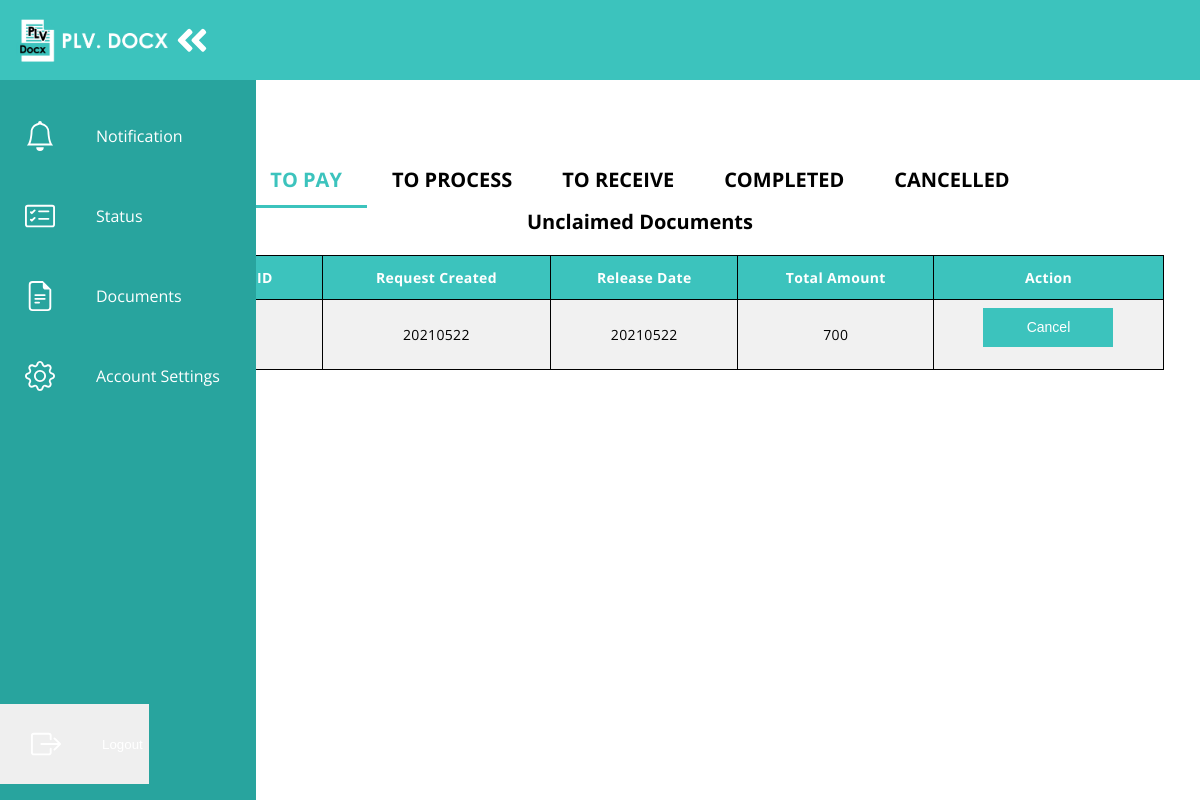
The app's page /student/status.php (signed in), older data.
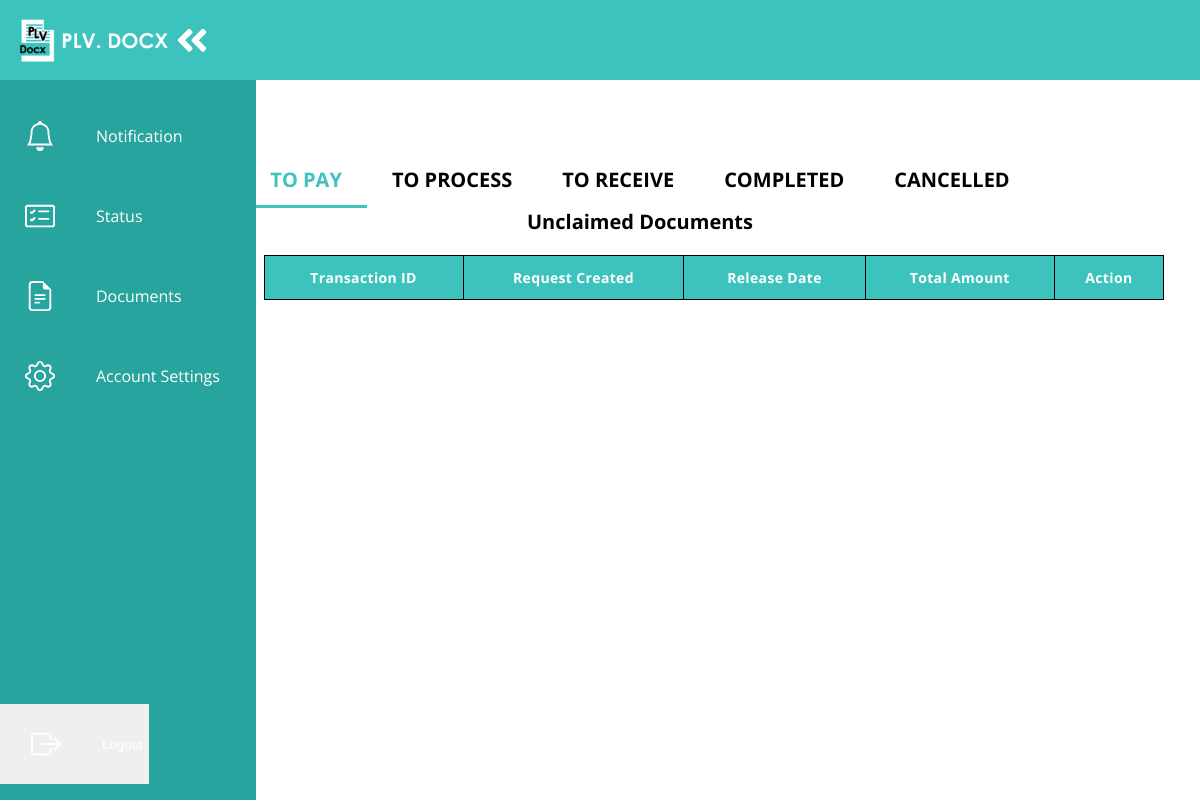
The same page, newer data.
### tables this page shows
CREATE TABLE `transactiondetailed_tbl` (
  `transactionDetailed_id` int(11) NOT NULL,
  `transactionMaster_id` int(11) NOT NULL,
  `document_id` int(11) NOT NULL,
  `document_quantity` int(11) NOT NULL,
  `document_pages` int(11) NOT NULL,
  `document_pricePerPage` int(11) NOT NULL,
  `document_subtotal` int(11) NOT NULL,
  `transaction_status` int(10) NOT NULL
);

CREATE TABLE `transactionmaster_tbl` (
  `transaction_id` int(11) NOT NULL,
  `student_id` int(11) NOT NULL,
  `employee_id` int(11) NOT NULL,
  `amount_total` int(11) NOT NULL,
  `amount_payment` int(11) NOT NULL,
  `transaction_date` int(11) NOT NULL,
  `transaction_dateFinished` int(11) NOT NULL,
  `isFinished` int(1) NOT NULL,
  `isCancelled` int(2) NOT NULL
);

### student/status.php (the view, shortened to what this page needs)
<html>
<head>
    <link rel="stylesheet" href="css/status.css"/>
    <link rel="stylesheet" href="css/table.css"/>
  </head>
  <body>
    <?php
      include('includes/navbar.php');
    ?>
    <main>
        <div class="mytabs">
            <label for="tabpay">TO PAY</label>
            <div class="tab">
            <div class="wrapper">
                    <div class="table-container">
                        <?php
                            $student_id = $_SESSION['student_id'];
                            $connection = mysqli_connect("localhost","root","","plvdocx_db");
                            $query = "SELECT  *
                                              from transactiondetailed_tbl
                                              inner join transactionmaster_tbl
                                              ON transactiondetailed_tbl.transactionMaster_id = transactionmaster_tbl.transaction_id
                                              inner join document_tbl
                                              on transactiondetailed_tbl.document_id = document_tbl.document_id
                                              WHERE transaction_status = 1 AND student_id = $student_id;
                            ";
                            $query_run = mysqli_query($connection, $query);
                        ?>
                            <table class="table">
                                <thead>
                                    <tr>
                                        <th>Transaction ID</th>
                                        <th>Request Created</th>
                                        <th>Release Date</th>
                                        <th>Total Amount</th>
                                        <th>Action</th>
                                    </tr>
                                </thead>
                                <tbody>
                                    <?php
                                        if(mysqli_num_rows($query_run) > 0){
                                            while($row = mysqli_fetch_assoc($query_run)){
                                    ?>
                                    <tr>
                                        <td data-label="Batch Type"><?php echo $row['transaction_id'] ?></td>
                                        <td data-label="Start Date"><?php echo $row['transaction_date'] ?></td>
                                        <td data-label="Start / End Time"><?php echo $row['transaction_dateFinished']?></td>
                                        <td data-label="Training Mode"><?php echo $row['amount_total'] ?></td>
                                        <td data-label="#">
                                        <div class="row">
                                            <div class="d-flex justify-content-around">
                                            <form action="code.php" method="post">
                                                <button type="submit" name="delete_btn" class="btn btn-danger ">Cancel</button>
                                            </form>
                                            </div>
                                        </div>
                                        </td>
                                    </tr>
                                    <?php
                                            }
                                        }
                                        else{
                                            echo "No Records Found";
                                        }
                                    ?>
                                </tbody>
                            </table>
                        </div>
                    </div>
            </div>
            <label for="tabprocess">TO PROCESS</label>
            <label for="tabreceive">TO RECEIVE</label>
            <label for="tabcompleted" >COMPLETED</label>
            <label for="tabcancelled">CANCELLED</label>
            <label for="tabunclaimed">Unclaimed Documents</label>
    </div>
    </main>
  </body>
  </html>

### student/includes/navbar.php (shortened to what this page needs)
<nav class="navbarCustom">
      <ul class="navbar-navCustom">
        <li class="logo">
          <a href="#" class="nav-linkCustom">
          </a>
        </li>
        <li class="nav-itemCustom">
          <a href="notification.php" class="nav-linkCustom">
          </a>
        </li>
        <li class="nav-itemCustom">
          <a href="status.php" class="nav-linkCustom">
          </a>
        </li>
        <li class="nav-itemCustom">
            <a href="studentDocs.php" id="document" class="nav-linkCustom">
            </a>
          </li>
        <li class="nav-itemCustom">
          <a href="accountsettings.php" class="nav-linkCustom">
          </a>
        </li>
        <li class="nav-itemCustom">
          <form action="logout.php" method="post">
            <button type="submit" name="logout_btn" class="nav-linkCustom">
            </button>
          </form>
        </li>
    </nav>
    <div class="secondNav">
      <ul>
        <li style="float:left"><a href="#about"> <img src="image/plvdocxiconleft.png" class="plvicon"></a></li>
      </ul>
    </div>

### student/css/status.css (style rules this page uses)
:root { font-size: 16px; font-family: 'Open Sans'; --text-primary: #b6b6b6; --text-secondary: #ececec; --bg-primary: #23232e; --bg-secondary: #141418; --transition-speed: 600ms; }
body { color: black; background-color: white; margin: 0; padding: 0; }
main { margin-left: 5rem; padding: 1rem; }
.navbarCustom { position: fixed; background-color: #28A49E; transition: width 600ms ease; overflow: hidden; z-index: 3; }
.navbar-navCustom { list-style: none; padding: 0; margin: 0; display: flex; flex-direction: column; align-items: center; height: 100%; }
.nav-itemCustom { width: 100%; }
.nav-itemCustom:last-child { margin-top: auto; }
.nav-linkCustom { display: flex; align-items: center; height: 5rem; color: white; text-decoration: none; filter: white opacity(0.7); transition: var(--transition-speed); }
.nav-linkCustom svg { width: 2rem; min-width: 2rem; margin: 0 1.5rem; }
.logo { font-weight: bold; text-transform: uppercase; margin-bottom: 1rem; text-align: center; color: var(--text-secondary); background: #3CC3BD; font-size: 1.5rem; letter-spacing: 0.3ch; width: 100%; }
.logo svg { transform: rotate(0deg); transition: var(--transition-speed); }
@media only screen and (min-width: 600px) { .navbarCustom { top: 0; width: 5rem; height: 100vh; } }
.wrapper { position: relative; top:0vh; }
button { border: #ffffff; }
.mytabs { display: flex; flex-wrap: wrap; justify-content: center; max-width: 150vh; margin: 50px auto; padding: 20px; height: 1.8vh; font-size: 2.5vh; }
.mytabs label { padding-left: 25px; padding-right: 25px; padding-bottom: 12px; background: transparent; font-weight: bold; }
.mytabs .tab { position: relative; top:1vh; width: 100%; height: 70vh; order: 1; display: none; }
.mytabs input[type='radio']:checked + label + .tab { display: block; }
.mytabs input[type="radio"]:checked + label { background: transparent; border-bottom:#3cc3bd solid 3px; color: #3cc3bd; }
.secondNav { background-color: #3CC3BD; height: 80px; text-decoration: none; }
.secondNav ul { list-style-type: none; margin: 0; padding: 0; overflow: hidden; background-color: transparent; }

### student/css/table.css (style rules this page uses)
.table-container { display: flex; justify-content: center; }
.table { width: 100%; border-collapse: collapse; }
.table thead { background-color: #3cc3bd; }
.table thead tr th { font-size: 14px; font-weight: medium; letter-spacing: 0.35px; color: #ffffff; opacity: 1; padding: 12px; vertical-align: top; border: 1px solid #000; }
.table tbody tr td { font-size: 14px; letter-spacing: 0.35px; font-weight: normal; color: #000; background-color: #f1f1f1; padding: 8px; text-align: center; border: 1px solid #000; }
.table tbody tr td .btn { width: 130px; text-decoration: none; line-height: 35px; display: inline-block; background-color: #3cc3bd; font-weight: medium; color: #ffffff; text-align: center; vertical-align: middle; user-select: none; border: 1px solid transparent; font-size: 14px; opacity: 1; }

Row changes from the older to the newer data that the page shows:
no longer on this page (row edited): transactiondetailed_tbl: transactionMaster.transaction_date "20210522", transactionMaster.transaction_dateFinished "20210522", transactionMaster.amount_total "700"
